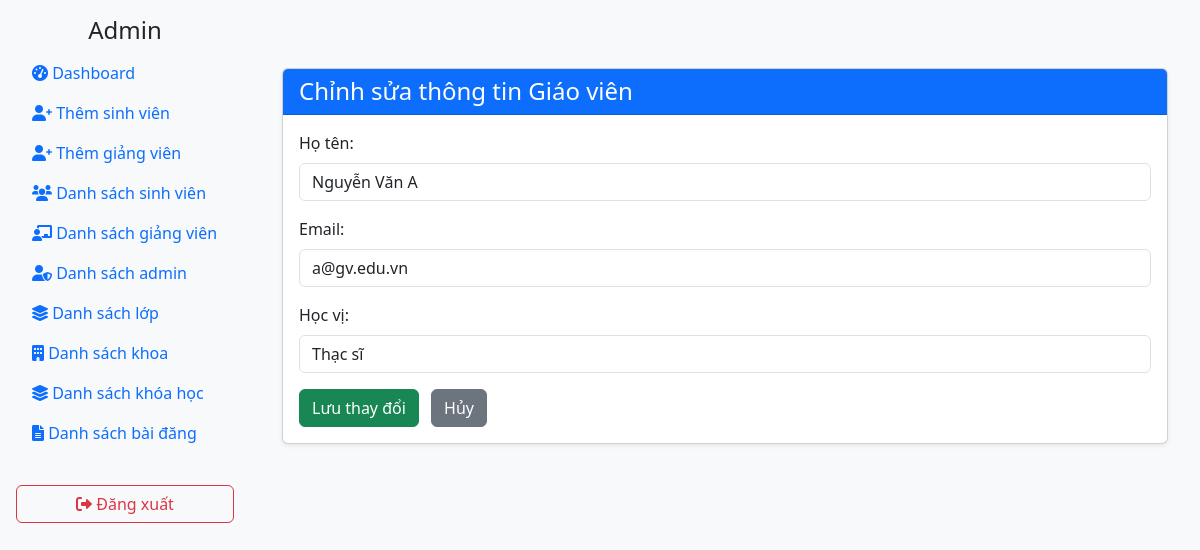
The app's page /admin/editteacher.php?id=1&role=teacher with its own data.
### tables this page shows
CREATE TABLE `teachers` (
  `teacherID` int(11) NOT NULL,
  `userID` char(8) DEFAULT NULL,
  `name` varchar(30) NOT NULL DEFAULT 'Nguyễn Văn A',
  `email` varchar(50) DEFAULT NULL,
  `degree` varchar(50) DEFAULT NULL
);

### admin/editteacher.php (the view, shortened to what this page needs)
<?php
include '../connect.php';
include 'header.php';
$id = $_GET['id'] ?? '';
$role = $_GET['role'] ?? '';
switch ($role) {
    case 'teacher':
        $table = 'Teachers';
        $id_field = 'teacherID';
        break;
}
$sql = "SELECT * FROM $table WHERE $id_field = :id";
$stmt = $pdo->prepare($sql);
$stmt->execute(['id' => $id]);
$record = $stmt->fetch(PDO::FETCH_ASSOC);
?>
<body class="bg-light">
<div class="container mt-5">
    <div class="card shadow-sm">
        <div class="card-header bg-primary text-white">
            <h4 class="mb-0">Chỉnh sửa thông tin Giáo viên</h4>
        </div>
        <div class="card-body">
            <form method="post" action="editteacher.php?id=<?php echo htmlspecialchars($id); ?>&role=<?php echo htmlspecialchars($role); ?>">
                <div class="mb-3">
                    <label for="name" class="form-label">Họ tên:</label>
                    <input type="text" id="name" name="name" class="form-control"
                           value="<?php echo htmlspecialchars($record['name']); ?>" required>
                </div>
                <div class="mb-3">
                    <label for="email" class="form-label">Email:</label>
                    <input type="email" id="email" name="email" class="form-control"
                           value="<?php echo htmlspecialchars($record['email']); ?>" required>
                </div>
                <div class="mb-3">
                    <label for="degree" class="form-label">Học vị:</label>
                    <input type="text" id="degree" name="degree" class="form-control"
                           value="<?php echo htmlspecialchars($record['degree']); ?>" required>
                </div>
                <button type="submit" class="btn btn-success">Lưu thay đổi</button>
                <a href="index.php" class="btn btn-secondary ms-2">Hủy</a>
            </form>
        </div>
    </div>
</div>
<?php include 'footer.php';?>

### records on screen
teachers: name "Nguyễn Văn A", email "a@gv.edu.vn", degree "Thạc sĩ"
